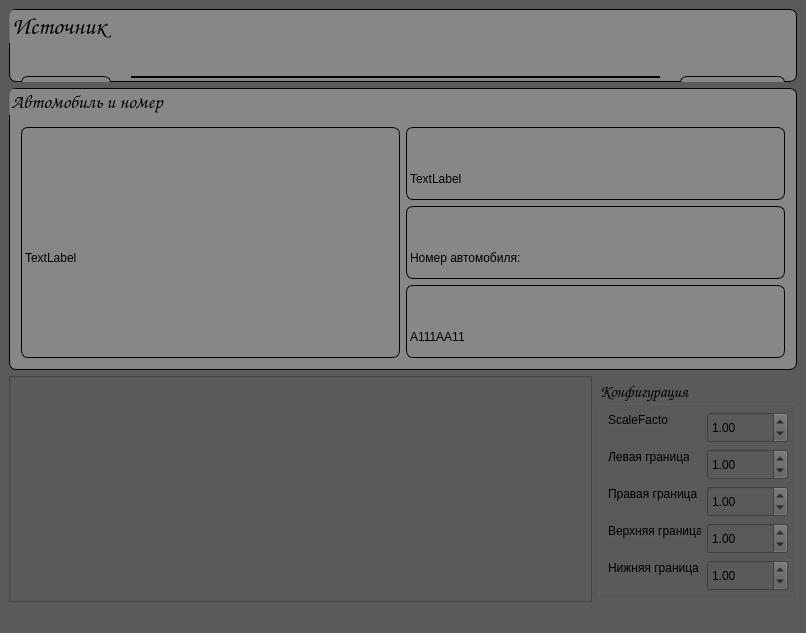
<?xml version="1.0" encoding="UTF-8"?>
<ui version="4.0">
 <class>MainWindow</class>
 <widget class="QMainWindow" name="MainWindow">
  <property name="geometry">
   <rect>
    <x>0</x>
    <y>0</y>
    <width>806</width>
    <height>633</height>
   </rect>
  </property>
  <property name="font">
   <font>
    <family>Comic Sans MS</family>
    <pointsize>18</pointsize>
   </font>
  </property>
  <property name="windowTitle">
   <string>Распознавание номеров</string>
  </property>
  <property name="styleSheet">
   <string notr="true">background-color:rgb(90, 90, 90)</string>
  </property>
  <widget class="QWidget" name="centralwidget">
   <layout class="QGridLayout" name="gridLayout">
    <item row="0" column="0">
     <widget class="QGroupBox" name="search_horizontalGroupBox">
      <property name="sizePolicy">
       <sizepolicy hsizetype="Preferred" vsizetype="Expanding">
        <horstretch>0</horstretch>
        <verstretch>0</verstretch>
       </sizepolicy>
      </property>
      <property name="maximumSize">
       <size>
        <width>16777215</width>
        <height>73</height>
       </size>
      </property>
      <property name="font">
       <font>
        <family>Comic Sans MS</family>
        <pointsize>18</pointsize>
       </font>
      </property>
      <property name="layoutDirection">
       <enum>Qt::LeftToRight</enum>
      </property>
      <property name="styleSheet">
       <string notr="true">background-color: rgb(135, 135, 135);
border: 1px solid black;
border-radius: 7</string>
      </property>
      <property name="title">
       <string>Источник</string>
      </property>
      <property name="flat">
       <bool>true</bool>
      </property>
      <layout class="QHBoxLayout" name="search_horizontalLayout">
       <property name="spacing">
        <number>20</number>
       </property>
       <property name="topMargin">
        <number>30</number>
       </property>
       <property name="bottomMargin">
        <number>1</number>
       </property>
       <item>
        <widget class="QPushButton" name="clear_sourceBtn">
         <property name="sizePolicy">
          <sizepolicy hsizetype="Expanding" vsizetype="Fixed">
           <horstretch>0</horstretch>
           <verstretch>0</verstretch>
          </sizepolicy>
         </property>
         <property name="minimumSize">
          <size>
           <width>31</width>
           <height>40</height>
          </size>
         </property>
         <property name="maximumSize">
          <size>
           <width>90</width>
           <height>40</height>
          </size>
         </property>
         <property name="text">
          <string>Search</string>
         </property>
        </widget>
       </item>
       <item>
        <widget class="QLineEdit" name="lineEdit"/>
       </item>
       <item>
        <widget class="QPushButton" name="search_sourceBtn">
         <property name="sizePolicy">
          <sizepolicy hsizetype="Expanding" vsizetype="Fixed">
           <horstretch>0</horstretch>
           <verstretch>0</verstretch>
          </sizepolicy>
         </property>
         <property name="minimumSize">
          <size>
           <width>105</width>
           <height>40</height>
          </size>
         </property>
         <property name="maximumSize">
          <size>
           <width>105</width>
           <height>40</height>
          </size>
         </property>
         <property name="text">
          <string>Очистить поле</string>
         </property>
        </widget>
       </item>
      </layout>
     </widget>
    </item>
    <item row="1" column="0">
     <widget class="QGroupBox" name="carnum_info_groupbox">
      <property name="font">
       <font>
        <family>Comic Sans MS</family>
        <pointsize>14</pointsize>
       </font>
      </property>
      <property name="styleSheet">
       <string notr="true">background-color: rgb(135, 135, 135);
border: 1px solid black;
border-radius: 7;
padding-top: 30px</string>
      </property>
      <property name="title">
       <string>Автомобиль и номер</string>
      </property>
      <property name="alignment">
       <set>Qt::AlignLeading|Qt::AlignLeft|Qt::AlignVCenter</set>
      </property>
      <layout class="QHBoxLayout" name="car_horizontalLayout">
       <item>
        <widget class="QLabel" name="car_img_lbl">
         <property name="minimumSize">
          <size>
           <width>371</width>
           <height>231</height>
          </size>
         </property>
         <property name="text">
          <string>TextLabel</string>
         </property>
        </widget>
       </item>
       <item>
        <layout class="QVBoxLayout" name="numberInfoPad_layout">
         <item>
          <widget class="QLabel" name="numberGray_imgLbl">
           <property name="minimumSize">
            <size>
             <width>251</width>
             <height>61</height>
            </size>
           </property>
           <property name="text">
            <string>TextLabel</string>
           </property>
          </widget>
         </item>
         <item>
          <widget class="QLabel" name="decorative_numTxt">
           <property name="minimumSize">
            <size>
             <width>231</width>
             <height>41</height>
            </size>
           </property>
           <property name="text">
            <string>Номер автомобиля:</string>
           </property>
          </widget>
         </item>
         <item>
          <widget class="QLabel" name="result_number_txt">
           <property name="minimumSize">
            <size>
             <width>231</width>
             <height>31</height>
            </size>
           </property>
           <property name="text">
            <string>A111AA11</string>
           </property>
          </widget>
         </item>
        </layout>
       </item>
      </layout>
     </widget>
    </item>
    <item row="2" column="0">
     <layout class="QHBoxLayout" name="horizontalLayout">
      <item>
       <widget class="QTextEdit" name="log_textEdit">
        <property name="font">
         <font>
          <family>Comic Sans MS</family>
          <pointsize>14</pointsize>
         </font>
        </property>
       </widget>
      </item>
      <item>
       <widget class="QGroupBox" name="config_groupbox">
        <property name="sizePolicy">
         <sizepolicy hsizetype="Fixed" vsizetype="Expanding">
          <horstretch>0</horstretch>
          <verstretch>0</verstretch>
         </sizepolicy>
        </property>
        <property name="minimumSize">
         <size>
          <width>199</width>
          <height>220</height>
         </size>
        </property>
        <property name="maximumSize">
         <size>
          <width>199</width>
          <height>220</height>
         </size>
        </property>
        <property name="font">
         <font>
          <family>Comic Sans MS</family>
          <pointsize>12</pointsize>
         </font>
        </property>
        <property name="styleSheet">
         <string notr="true"/>
        </property>
        <property name="title">
         <string>Конфигурация</string>
        </property>
        <widget class="QDoubleSpinBox" name="right_border_doubleSpinBox">
         <property name="geometry">
          <rect>
           <x>109</x>
           <y>107</y>
           <width>81</width>
           <height>31</height>
          </rect>
         </property>
         <property name="minimumSize">
          <size>
           <width>81</width>
           <height>31</height>
          </size>
         </property>
         <property name="frame">
          <bool>true</bool>
         </property>
         <property name="buttonSymbols">
          <enum>QAbstractSpinBox::UpDownArrows</enum>
         </property>
         <property name="showGroupSeparator" stdset="0">
          <bool>false</bool>
         </property>
         <property name="maximum">
          <double>1.500000000000000</double>
         </property>
         <property name="singleStep">
          <double>0.050000000000000</double>
         </property>
         <property name="value">
          <double>1.000000000000000</double>
         </property>
        </widget>
        <widget class="QLabel" name="right_border_lbl">
         <property name="geometry">
          <rect>
           <x>10</x>
           <y>107</y>
           <width>89</width>
           <height>16</height>
          </rect>
         </property>
         <property name="text">
          <string>Правая граница</string>
         </property>
        </widget>
        <widget class="QLabel" name="top_border_lbl">
         <property name="geometry">
          <rect>
           <x>10</x>
           <y>144</y>
           <width>93</width>
           <height>16</height>
          </rect>
         </property>
         <property name="text">
          <string>Верхняя граница</string>
         </property>
        </widget>
        <widget class="QDoubleSpinBox" name="top_border_doubleSpinBox">
         <property name="geometry">
          <rect>
           <x>109</x>
           <y>144</y>
           <width>81</width>
           <height>31</height>
          </rect>
         </property>
         <property name="minimumSize">
          <size>
           <width>81</width>
           <height>31</height>
          </size>
         </property>
         <property name="frame">
          <bool>true</bool>
         </property>
         <property name="buttonSymbols">
          <enum>QAbstractSpinBox::UpDownArrows</enum>
         </property>
         <property name="showGroupSeparator" stdset="0">
          <bool>false</bool>
         </property>
         <property name="maximum">
          <double>1.500000000000000</double>
         </property>
         <property name="singleStep">
          <double>0.050000000000000</double>
         </property>
         <property name="value">
          <double>1.000000000000000</double>
         </property>
        </widget>
        <widget class="QLabel" name="bot_border_lbl">
         <property name="geometry">
          <rect>
           <x>10</x>
           <y>181</y>
           <width>92</width>
           <height>16</height>
          </rect>
         </property>
         <property name="text">
          <string>Нижняя граница</string>
         </property>
        </widget>
        <widget class="QDoubleSpinBox" name="bot_border_doubleSpinBox">
         <property name="geometry">
          <rect>
           <x>109</x>
           <y>181</y>
           <width>81</width>
           <height>31</height>
          </rect>
         </property>
         <property name="minimumSize">
          <size>
           <width>81</width>
           <height>31</height>
          </size>
         </property>
         <property name="frame">
          <bool>true</bool>
         </property>
         <property name="buttonSymbols">
          <enum>QAbstractSpinBox::UpDownArrows</enum>
         </property>
         <property name="showGroupSeparator" stdset="0">
          <bool>false</bool>
         </property>
         <property name="maximum">
          <double>1.500000000000000</double>
         </property>
         <property name="singleStep">
          <double>0.050000000000000</double>
         </property>
         <property name="value">
          <double>1.000000000000000</double>
         </property>
        </widget>
        <widget class="QLabel" name="left_border_lbl">
         <property name="geometry">
          <rect>
           <x>10</x>
           <y>70</y>
           <width>81</width>
           <height>16</height>
          </rect>
         </property>
         <property name="text">
          <string>Левая граница</string>
         </property>
        </widget>
        <widget class="QLabel" name="scalefactor_lbl">
         <property name="geometry">
          <rect>
           <x>10</x>
           <y>33</y>
           <width>60</width>
           <height>16</height>
          </rect>
         </property>
         <property name="sizePolicy">
          <sizepolicy hsizetype="Expanding" vsizetype="Expanding">
           <horstretch>0</horstretch>
           <verstretch>0</verstretch>
          </sizepolicy>
         </property>
         <property name="text">
          <string>ScaleFactor</string>
         </property>
        </widget>
        <widget class="QDoubleSpinBox" name="scaleFactor_doubleSpinBox">
         <property name="geometry">
          <rect>
           <x>109</x>
           <y>33</y>
           <width>81</width>
           <height>31</height>
          </rect>
         </property>
         <property name="sizePolicy">
          <sizepolicy hsizetype="Expanding" vsizetype="Expanding">
           <horstretch>0</horstretch>
           <verstretch>0</verstretch>
          </sizepolicy>
         </property>
         <property name="minimumSize">
          <size>
           <width>81</width>
           <height>31</height>
          </size>
         </property>
         <property name="wrapping">
          <bool>false</bool>
         </property>
         <property name="frame">
          <bool>true</bool>
         </property>
         <property name="buttonSymbols">
          <enum>QAbstractSpinBox::UpDownArrows</enum>
         </property>
         <property name="showGroupSeparator" stdset="0">
          <bool>false</bool>
         </property>
         <property name="maximum">
          <double>1.500000000000000</double>
         </property>
         <property name="singleStep">
          <double>0.050000000000000</double>
         </property>
         <property name="value">
          <double>1.000000000000000</double>
         </property>
        </widget>
        <widget class="QDoubleSpinBox" name="left_border_doubleSpinBox">
         <property name="geometry">
          <rect>
           <x>109</x>
           <y>70</y>
           <width>81</width>
           <height>31</height>
          </rect>
         </property>
         <property name="minimumSize">
          <size>
           <width>81</width>
           <height>31</height>
          </size>
         </property>
         <property name="frame">
          <bool>true</bool>
         </property>
         <property name="buttonSymbols">
          <enum>QAbstractSpinBox::UpDownArrows</enum>
         </property>
         <property name="showGroupSeparator" stdset="0">
          <bool>false</bool>
         </property>
         <property name="maximum">
          <double>1.500000000000000</double>
         </property>
         <property name="singleStep">
          <double>0.050000000000000</double>
         </property>
         <property name="value">
          <double>1.000000000000000</double>
         </property>
        </widget>
       </widget>
      </item>
     </layout>
    </item>
   </layout>
  </widget>
  <widget class="QMenuBar" name="menubar">
   <property name="geometry">
    <rect>
     <x>0</x>
     <y>0</y>
     <width>806</width>
     <height>22</height>
    </rect>
   </property>
  </widget>
  <widget class="QStatusBar" name="statusbar"/>
 </widget>
 <resources/>
 <connections/>
</ui>
